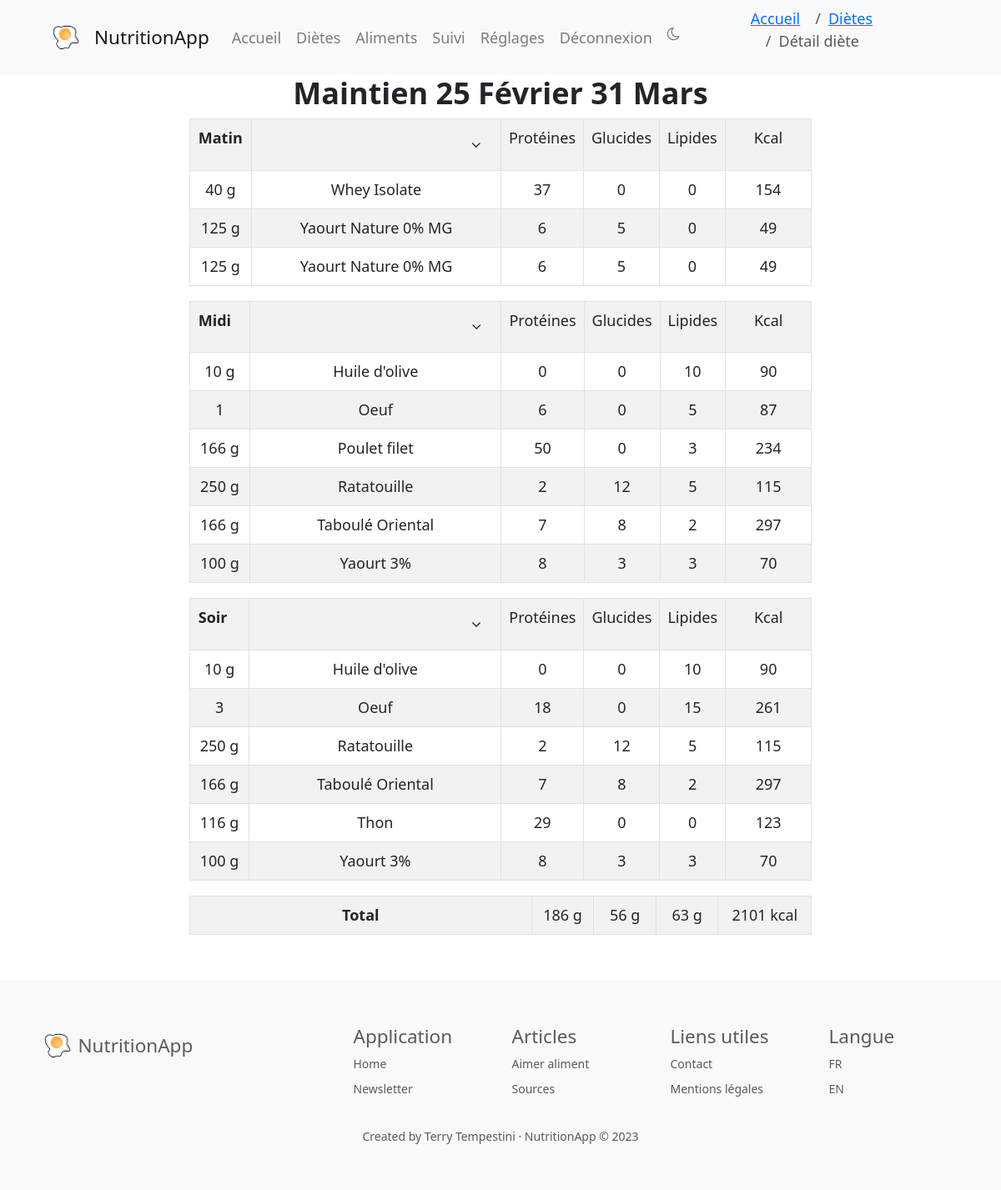
/voir_diete/5 (signed in), run on the app's committed database.
### models/Diete.py (models this page shows, shortened)
class Diete(db.Model):
    id = db.Column(db.Integer, primary_key=True)
    titre_diete = db.Column(db.String(255), nullable=True)  # nom de la diete
    createur = db.Column(db.Integer, db.ForeignKey('utilisateur.id'), nullable=True)
    date = db.Column(db.Date, nullable=True)
    createur_obj = db.relationship('Utilisateur', backref=db.backref('dietes'), foreign_keys=[createur])
    def get_by_id(id):
        return Diete.query.get(id)
    def portions_associees(self):
        return Portion.query.join(Aliment).filter(Portion.diete == self.id).order_by(Portion.label_portion,
                                                                                     Aliment.titre).all()
    def total_kcal(self):
        if (self.portions_associees()):
            return sum([portion.kcal_portion() for portion in self.portions_associees()])
        else:
            return 0
    def total_proteines(self):
        if (self.portions_associees()):
            return sum([portion.proteines_portion() for portion in self.portions_associees()])
        else:
            return 0
    def total_glucides(self):
        if (self.portions_associees()):
            return sum([portion.glucides_portion() for portion in self.portions_associees()])
        else:
            return 0
    def total_lipides(self):
        if (self.portions_associees()):
            return sum([portion.lipides_portion() for portion in self.portions_associees()])
        else:
            return 0
    def total_kcal_meal(self, meal_number):
        if self.portions_associees():
            return sum(
                [portion.kcal_portion() for portion in self.portions_associees() if
                 portion.label_portion == meal_number])
        else:
            return 0
    def total_nutriment_portion(self, meal_number, nutriment):
        if self.portions_associees():
            return sum(
                [getattr(portion, f'{nutriment}_portion')() for portion in self.portions_associees() if
                 portion.label_portion == meal_number]
            )
        else:
            return 0
    def total_proteines_portion(self, meal_number):
        return self.total_nutriment_portion(meal_number, 'proteines')
    def total_glucides_portion(self, meal_number):
        return self.total_nutriment_portion(meal_number, 'glucides')
    def total_lipides_portion(self, meal_number):
        return self.total_nutriment_portion(meal_number, 'lipides')
    def sets_of_portions(self):
        portions_diet = self.portions_associees()
        portions_par_type = {}
        for portion in portions_diet:
            type_portion = portion.label_portion
            if type_portion not in portions_par_type:
                portions_par_type[type_portion] = []
            portions_par_type[type_portion].append(portion)
        sets_of_portions = list(portions_par_type.values())
        return sets_of_portions

### models/Portion.py (models this page shows, shortened)
class Portion(db.Model):
    id = db.Column(db.Integer, primary_key=True)
    diete = db.Column(db.Integer, db.ForeignKey('diete.id'))
    aliment = db.Column(db.Integer, db.ForeignKey('aliment.id'))
    nombre = db.Column(db.Integer, nullable=False, server_default='0')
    label_portion = db.Column(db.Integer, nullable=False,
                              server_default='0')  # 1=matin, 2=collation matin, 3=midi, 4=collation aprem, 5=soir, 6=collation soir
    diete_obj = db.relationship('Diete', backref=db.backref('portions'))
    aliment_obj = db.relationship('Aliment', backref=db.backref('portions'))
    def unite(self):
        return self.aliment_obj.unite
    def kcal_portion(self):
        if self.unite() == 1:  # si l'aliment est en unité (kcal * nombre)
            return round(self.aliment_obj.kcal * self.nombre)
        else:  # aliment == 0 (kcal * nombre * 0.01 * 100g) ; aliment == 2 (kcal * nombre * 0.01 * 100mL)
            return round(self.aliment_obj.kcal * self.nombre * 0.01)
    def proteines_portion(self):
        if self.unite() == 1:
            return round(self.aliment_obj.proteines * self.nombre)
        else:
            return round(self.aliment_obj.proteines * self.nombre * 0.01)
    def glucides_portion(self):
        if self.unite() == 1:
            return round(self.aliment_obj.glucides * self.nombre)
        else:
            return round(self.aliment_obj.glucides * self.nombre * 0.01)
    def lipides_portion(self):
        if self.unite() == 1:
            return round(self.aliment_obj.lipides * self.nombre)
        else:
            return round(self.aliment_obj.lipides * self.nombre * 0.01)

### models/Aliment.py (models this page shows, shortened)
class Aliment(db.Model):
    id = db.Column(db.Integer, primary_key=True)
    titre = db.Column(db.String(255), nullable=True, server_default='')
    kcal = db.Column(db.Integer, nullable=True, server_default='0')
    proteines = db.Column(db.Integer, nullable=True, server_default='0')
    glucides = db.Column(db.Integer, nullable=True, server_default='0')
    lipides = db.Column(db.Integer, nullable=True, server_default='0')
    categorie = db.Column(db.String(255), nullable=True, server_default="Autre") # légume, fruit, féculent...
    photo = db.Column(db.String(255), nullable=True, server_default='')
    description = db.Column(db.String(255), nullable=True, server_default='')
    unite = db.Column(db.Integer, nullable=True, server_default='0') # 0 = 100g, 1 = 1 unité, 2 = mL
    valide = db.Column(db.Integer, nullable=True, server_default='0') # 0 = non validé, 1 = validé

### controllers/diete.py (the view)
@app.route('/voir_diete/<int:id>', methods=['GET', 'POST'])
@login_required
def voir_diete(id):
    diet = Diete.get_by_id(id)
    return render_template('diete/detail_diete.html', root=default_root(), diete=diet)

### controllers/diete.py (called while the page is built)
def default_root():
    parsed_url = urlparse(request.url)
    return parsed_url.scheme + "://" + parsed_url.netloc

### setup_flask.py (called while the page is built)
@login_manager.user_loader
def load_user(user_id):
    return Utilisateur.query.get(int(user_id))

### templates/diete/detail_diete.html (shortened to what this page needs)
{% extends 'base.html' %}
{% block content %}
{% set page = 'detail' %}
{% set place = ["accueil","dietes","detail"] %}
{% with breadcrumb=place %}
    {% include "navbar.html" %}
{% endwith %}
<div class="content">
<h2 class="text-center">
    <b>{{ diete.titre_diete }}</b>
</h2>
{% with diete=diete %}
    {% include 'diete/liste_aliments_diete.html' %}
{% endwith %}
</div>
{% endblock %}

### templates/diete/liste_aliments_diete.html (shortened to what this page needs)
    {% set percent = [10, 45, 10, 10, 10, 15] %}
    {% set meal_names = ['Matin', 'Collation', 'Midi', 'Collation', 'Soir', 'Collation'] %}
    {% set unites_names = ['g', '', 'mL'] %}
        {% for repas in diete.sets_of_portions() %}
            <table class="table table-striped table-bordered full-width-table">
                {% for portion in repas %}
                    {% if loop.first %}
                    <tr>
                        <th style="padding-left: 10px;">
                            {{ meal_names[portion.label_portion - 1] }}
                        </th>
                        <td class="text-right">
                            <button id="toggleRow{{ portion.label_portion }}" class="btn btn-default">
                                <i class="fa fa-angle-down"></i>
                            </button>
                        </td>
                        <td class="secondary" style="width: {{ percent[2] }}%">Protéines</td>
                        <td class="secondary" style="width: {{ percent[3] }}%">Glucides</td>
                        <td class="secondary" style="width: {{ percent[4] }}%">Lipides</td>
                        <td style="width: {{ percent[5] }}%">Kcal</td>
                    </tr>
                    {% endif %}
                    <tr class="text-center">
                        <td style="width: {{ percent[0] }}%">{{ portion.nombre }} {{ unites_names[portion.aliment_obj.unite] }}</td>
                        <td style="width: {{ percent[1] }}%">{{ portion.aliment_obj.titre }}</td>
                        <td class="secondary" style="width: {{ percent[2] }}%">{{ portion.proteines_portion() }}</td>
                        <td class="secondary" style="width: {{ percent[3] }}%">{{ portion.glucides_portion() }}</td>
                        <td class="secondary" style="width: {{ percent[4] }}%">{{ portion.lipides_portion() }}</td>
                        <td style="width: {{ percent[5] }}%">{{ portion.kcal_portion() }}</td>
                    </tr>
                {% endfor %}
            </table>
        {% endfor %}
        <table class="table table-striped table-bordered">
            <tr class="text-center">
                <th style="width: {{ percent[0] + percent[1] }}%">Total</th>
                <td style="width: {{ percent[2] }}%">{{ diete.total_proteines()|round|int }} g</td>
                <td style="width: {{ percent[3] }}%">{{ diete.total_glucides()|round|int }} g</td>
                <td style="width: {{ percent[4] }}%">{{ diete.total_lipides()|round|int }} g</td>
                <td style="width: {{ percent[5] }}%">{{ diete.total_kcal()|round|int }} kcal</td>
            </tr>
        </table>

### static/css/base.css (style rules this page uses)
html { font-family: 'Roboto', sans-serif; line-height: 1.5; color: #333; background-color: #fff; font-size: 18px; }

### static/css/pages.css (style rules this page uses)
.content { padding: 0cm 6cm 0cm 6cm; }
.table td { text-align: center; }

### static/css/pages_dark.css (style rules this page uses)
body { background-color: #333; }
.content { padding: 0cm 6cm 0cm 6cm; }
.table td { text-align: center; }

### data on the page
Diete: titre_diete "Maintien 25 Février 31 Mars"
Portion: label_portion "Matin", {{ percent[2] }} 10 (drawn), {{ percent[3] }} 10 (drawn), {{ percent[4] }} 10 (drawn), {{ percent[5] }} 15 (drawn), {{ percent[0] }} 10 (drawn), nombre "40", {{ percent[1] }} 45 (drawn), aliment_obj.titre "Whey Isolate", proteines_portion "37", glucides_portion "0", lipides_portion "0", kcal_portion "154"
Aliment: unite "g", total_proteines "186", total_glucides "56", total_lipides "63", total_kcal "2101"
Portion: {{ percent[0] }} 10 (drawn), nombre "125", {{ percent[1] }} 45 (drawn), aliment_obj.titre "Yaourt Nature 0% MG", {{ percent[2] }} 10 (drawn), proteines_portion "6", {{ percent[3] }} 10 (drawn), glucides_portion "5", {{ percent[4] }} 10 (drawn), lipides_portion "0", {{ percent[5] }} 15 (drawn), kcal_portion "49"
Aliment: unite "g"
Portion: {{ percent[0] }} 10 (drawn), nombre "125", {{ percent[1] }} 45 (drawn), aliment_obj.titre "Yaourt Nature 0% MG", {{ percent[2] }} 10 (drawn), proteines_portion "6", {{ percent[3] }} 10 (drawn), glucides_portion "5", {{ percent[4] }} 10 (drawn), lipides_portion "0", {{ percent[5] }} 15 (drawn), kcal_portion "49"
Portion: label_portion "Midi", {{ percent[5] }} 15 (drawn), nombre "10", {{ percent[1] }} 45 (drawn), aliment_obj.titre "Huile d'olive", proteines_portion "0", glucides_portion "0", lipides_portion "10", kcal_portion "90"
Aliment: unite "g"
Portion: {{ percent[0] }} 10 (drawn), nombre "1", {{ percent[1] }} 45 (drawn), aliment_obj.titre "Oeuf", {{ percent[2] }} 10 (drawn), proteines_portion "6", {{ percent[3] }} 10 (drawn), glucides_portion "0", {{ percent[4] }} 10 (drawn), lipides_portion "5", {{ percent[5] }} 15 (drawn), kcal_portion "87"
Portion: {{ percent[0] }} 10 (drawn), nombre "166", {{ percent[1] }} 45 (drawn), aliment_obj.titre "Poulet filet", {{ percent[2] }} 10 (drawn), proteines_portion "50", {{ percent[3] }} 10 (drawn), glucides_portion "0", {{ percent[4] }} 10 (drawn), lipides_portion "3", {{ percent[5] }} 15 (drawn), kcal_portion "234"
Aliment: unite "g"
Portion: {{ percent[0] }} 10 (drawn), nombre "250", {{ percent[1] }} 45 (drawn), aliment_obj.titre "Ratatouille", {{ percent[2] }} 10 (drawn), proteines_portion "2", {{ percent[3] }} 10 (drawn), glucides_portion "12", {{ percent[4] }} 10 (drawn), lipides_portion "5", {{ percent[5] }} 15 (drawn), kcal_portion "115"
Aliment: unite "g"
Portion: {{ percent[0] }} 10 (drawn), nombre "166", {{ percent[1] }} 45 (drawn), aliment_obj.titre "Taboulé Oriental", {{ percent[2] }} 10 (drawn), proteines_portion "7", {{ percent[3] }} 10 (drawn), glucides_portion "8", {{ percent[4] }} 10 (drawn), lipides_portion "2", {{ percent[5] }} 15 (drawn), kcal_portion "297"
Aliment: unite "g"
Portion: {{ percent[0] }} 10 (drawn), nombre "100", {{ percent[1] }} 45 (drawn), aliment_obj.titre "Yaourt 3%", {{ percent[2] }} 10 (drawn), proteines_portion "8", {{ percent[3] }} 10 (drawn), glucides_portion "3", {{ percent[4] }} 10 (drawn), lipides_portion "3", {{ percent[5] }} 15 (drawn), kcal_portion "70"
Aliment: unite "g"
Portion: label_portion "Soir", {{ percent[5] }} 15 (drawn), nombre "10", {{ percent[1] }} 45 (drawn), aliment_obj.titre "Huile d'olive", proteines_portion "0", glucides_portion "0", lipides_portion "10", kcal_portion "90"
Portion: {{ percent[0] }} 10 (drawn), nombre "3", {{ percent[1] }} 45 (drawn), aliment_obj.titre "Oeuf", {{ percent[2] }} 10 (drawn), proteines_portion "18", {{ percent[3] }} 10 (drawn), glucides_portion "0", {{ percent[4] }} 10 (drawn), lipides_portion "15", kcal_portion "261"
Portion: {{ percent[0] }} 10 (drawn), nombre "250", {{ percent[1] }} 45 (drawn), aliment_obj.titre "Ratatouille", {{ percent[2] }} 10 (drawn), proteines_portion "2", {{ percent[3] }} 10 (drawn), glucides_portion "12", {{ percent[4] }} 10 (drawn), lipides_portion "5", {{ percent[5] }} 15 (drawn), kcal_portion "115"
Portion: {{ percent[0] }} 10 (drawn), nombre "166", {{ percent[1] }} 45 (drawn), aliment_obj.titre "Taboulé Oriental", {{ percent[2] }} 10 (drawn), proteines_portion "7", {{ percent[3] }} 10 (drawn), glucides_portion "8", {{ percent[4] }} 10 (drawn), lipides_portion "2", {{ percent[5] }} 15 (drawn), kcal_portion "297"
Portion: {{ percent[0] }} 10 (drawn), nombre "116", {{ percent[1] }} 45 (drawn), aliment_obj.titre "Thon", {{ percent[2] }} 10 (drawn), proteines_portion "29", {{ percent[3] }} 10 (drawn), glucides_portion "0", {{ percent[4] }} 10 (drawn), lipides_portion "0", {{ percent[5] }} 15 (drawn), kcal_portion "123"
Aliment: unite "g"
Portion: {{ percent[0] }} 10 (drawn), nombre "100", {{ percent[1] }} 45 (drawn), aliment_obj.titre "Yaourt 3%", {{ percent[2] }} 10 (drawn), proteines_portion "8", {{ percent[3] }} 10 (drawn), glucides_portion "3", {{ percent[4] }} 10 (drawn), lipides_portion "3", {{ percent[5] }} 15 (drawn), kcal_portion "70"

### other printed values
{{ pretty_name[item] }} "Accueil" "Diètes"
{{ pretty_name[item] }} "Détail diète"
